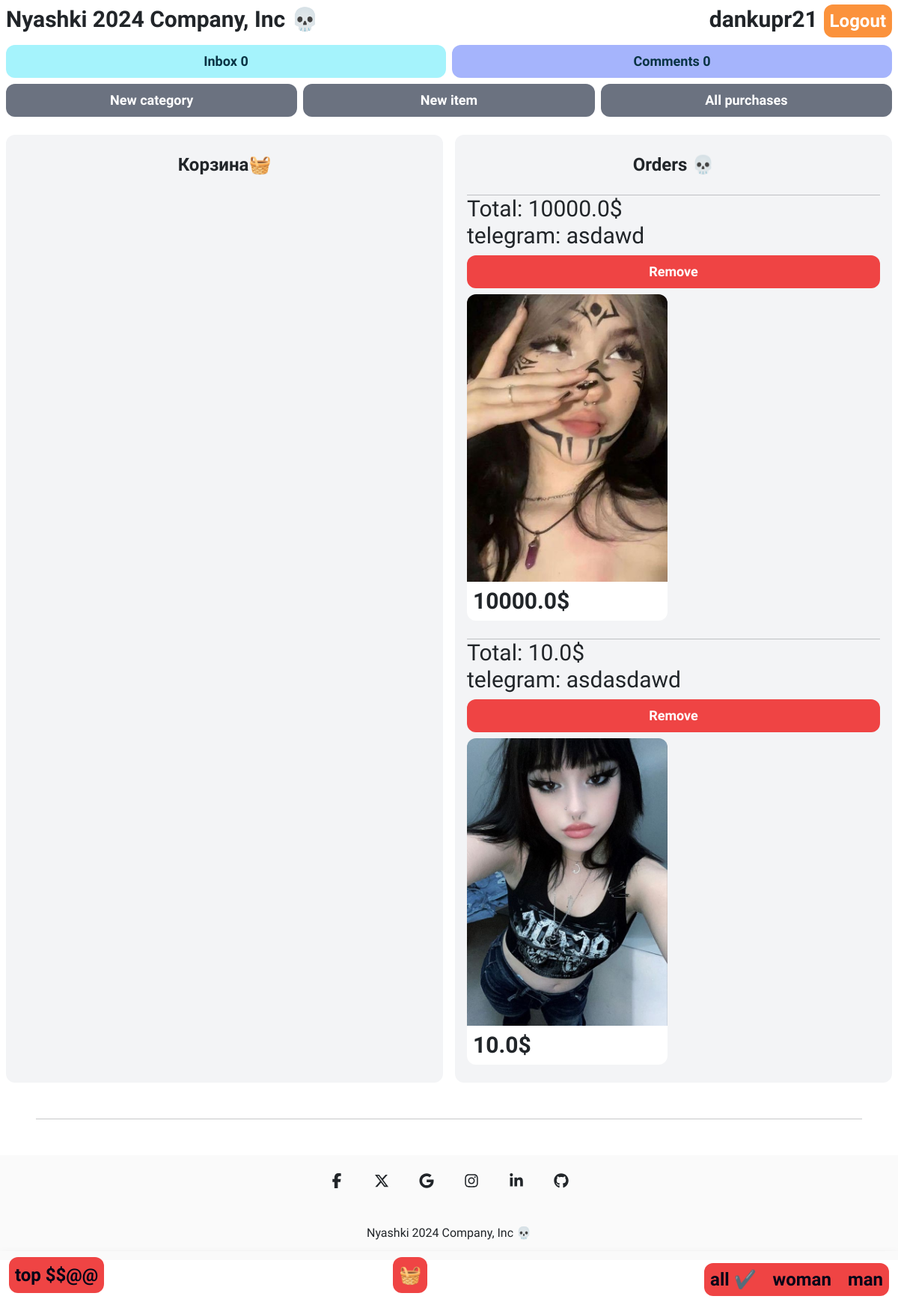
Page /items/basket/ (signed in) on the earlier database version.
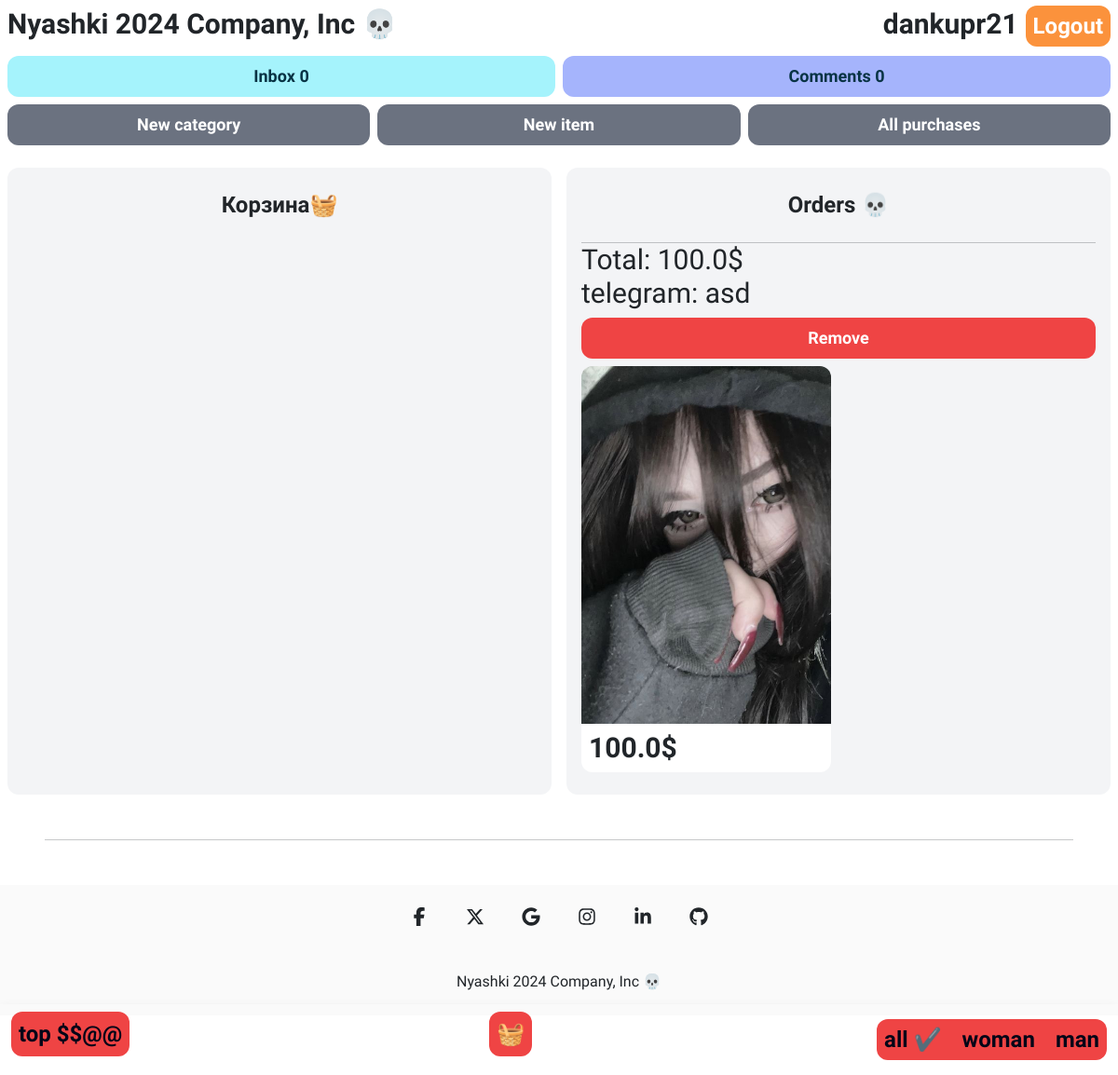
Same page on the later database version.
### item/models.py (models this page shows, shortened)
class Purchase(models.Model):
    created_at = models.DateTimeField(auto_now_add=True)
    user = models.ForeignKey(User, on_delete=models.CASCADE)
    items = models.ManyToManyField(Item)
    telegram = models.CharField(max_length=255)
    price = models.FloatField()

class Item(models.Model):
    category = models.ForeignKey(Category, related_name='items', on_delete=models.CASCADE)
    name = models.CharField(max_length=255)
    description = models.TextField(blank=True, null=True)
    price = models.FloatField()
    image = models.ImageField(upload_to='item_images', blank=True, null=True)
    is_sold = models.BooleanField(default=False)
    created_at = models.DateTimeField(auto_now_add=True)
    users = models.ManyToManyField(User, related_name='items', blank=True)
    gender = models.CharField(max_length=1, choices=gender_choice)
    comments = models.ManyToManyField(Comment)

### item/views.py (the view)
# urls.py: path('basket/', views.basket, name='basket'),
@login_required
def basket(request, message=None):
    items = request.user.items.all()
    purchases = Purchase.objects.filter(user=request.user)
    gender = ''
    if "gender" not in request.session:
        gender = 'ALL'
    else:
        gender = request.session["gender"]
    if gender != 'ALL':
        items = items.filter(gender=gender)
    return render(request, 'item/basket.html', {
        'items': items,
        'gender': gender,
        'message': message,
        'purchases': purchases
    })

### item/templates/item/basket.html (shortened to what this page needs)
{% extends 'core/base.html' %}
{% block content %}
  <nav class="navbar flex fixed-bottom bg-transparent">
    <div class="container-fluid">
      <a class="navbar-brand md:text-2xl md:mb-3 md:px-6 md:py-3 py-2 px-2  text-sm font-semibold text-slate-950 bg-red-500 hover:bg-red-700 rounded-xl"  href="{% url 'core:index'%}">top $$@@</a>
            <a class="md:mb-3 md:text-2xl md:px-6 md:py-3 py-2 px-2 md:text-2xl text-sm font-semibold text-white bg-red-500 hover:bg-red-700 rounded-xl" aria-current="page" href="{% url 'item:basket' %}">🧺    </a>
        <ul>
            <a class="md:mb-3 md:text-2xl md:px-6 md:py-3 py-2 px-2 md:text-2xl text-sm font-semibold text-slate-950 bg-red-500 hover:bg-red-700 rounded-s-xl" href="{% url 'item:gender' 'ALL'%}">all {% if gender == 'ALL' %} ✔️ {%endif%}</a>
            <a class="md:mb-3 md:text-2xl md:px-6 md:py-3 py-2 px-2 md:text-2xl text-sm font-semibold text-slate-950 bg-red-500 hover:bg-red-700" href="{% url 'item:gender' 'W' %}">woman {% if gender == 'W' %} ✔️ {%endif%}</a>
            <a class="md:mb-3 md:text-2xl md:px-6 md:py-3 py-2 px-2 md:text-2xl text-sm font-semibold text-slate-950 bg-red-500 hover:bg-red-700 rounded-e-xl" href="{% url 'item:gender' 'M' %}">man{% if gender == 'M' %} ✔️ {%endif%}</a>
            </ul>
        </div>
  </nav>
<div class="grid grid-cols-2 gap-3">
    <div class="md:mt-6 mt-4 px-3 md:px-6 md:py-12 py-4 bg-gray-100 rounded-xl dark:bg-zinc-500">
        <h2 class="md:mb-12 mb-2 text-2xl text-center font-semibold dark:text-white">Корзина🧺
        </h2>
    </div>
    <div class="md:mt-6 mt-4 px-3 md:px-6 md:py-12 py-4 bg-gray-100 rounded-xl dark:bg-zinc-500">
        <h2 class="md:mb-12 mb-2 text-2xl text-center font-semibold dark:text-white">Orders 💀</h2>
        {%if purchases %}
            {%for purchase in purchases %}
            <div class="rounded-xl">
                <hr class="mt-4 dark:text-white">
                <p class="text-lg md:text-3xl dark:text-white">Total: {{ purchase.price }}$</p>
                <p class="text-lg md:text-3xl dark:text-white">telegram: {{ purchase.telegram }}</p>
                <a href="{% url 'item:purchase_delete' purchase.id %}" class="block text-center mt-2 mb-2 md:px-6 md:py-3 px-2 py-2 md:text-lg text-sm font-semibold bg-red-500 hover:bg-red-700 text-white rounded-xl">Remove</a>
                    <div class="grid grid-cols-2 gap-3">
                        {% if purchase.items.all %}
                            {% for item in purchase.items.all %}
                            <div>
                                <a href="{% url 'item:detail' item.id %}">
                                    {% if item.gender == 'W'%}
                                        {% if item.image.url %}
                                        <div class="bg-image hover-overlay hover-zoom ">
                                            <img src="{{ item.image.url }}" class="rounded-t-xl object-cover w-full md:h-96 h-40">
                                        </div>
                                        {% endif %}
                                    {% endif %}
                                    <div class="md:p-6 p-2 bg-white rounded-b-xl">
                                        <p class="md:text-3xl text-md font-semibold">{{ item.price }}$</p>
                                    </div>
                                </a>
                            </div>
                            {% endfor %}
                        {% endif %}
                    </div>
            </div>
            {%endfor%}
        {%endif%}
    </div>
</div>
{% endblock %}

Differences in the rows shown:
removed Purchase: price "10000.0", telegram "asdawd"
no longer on this page (row unchanged): Item: image (picture), price "10000.0"
removed Purchase: price "10.0", telegram "asdasdawd"
no longer on this page (row unchanged): Item: image (picture), price "10.0"
added Purchase: price "100.0", telegram "asd"
now on this page (row unchanged): Item: image (picture), price "100.0"
